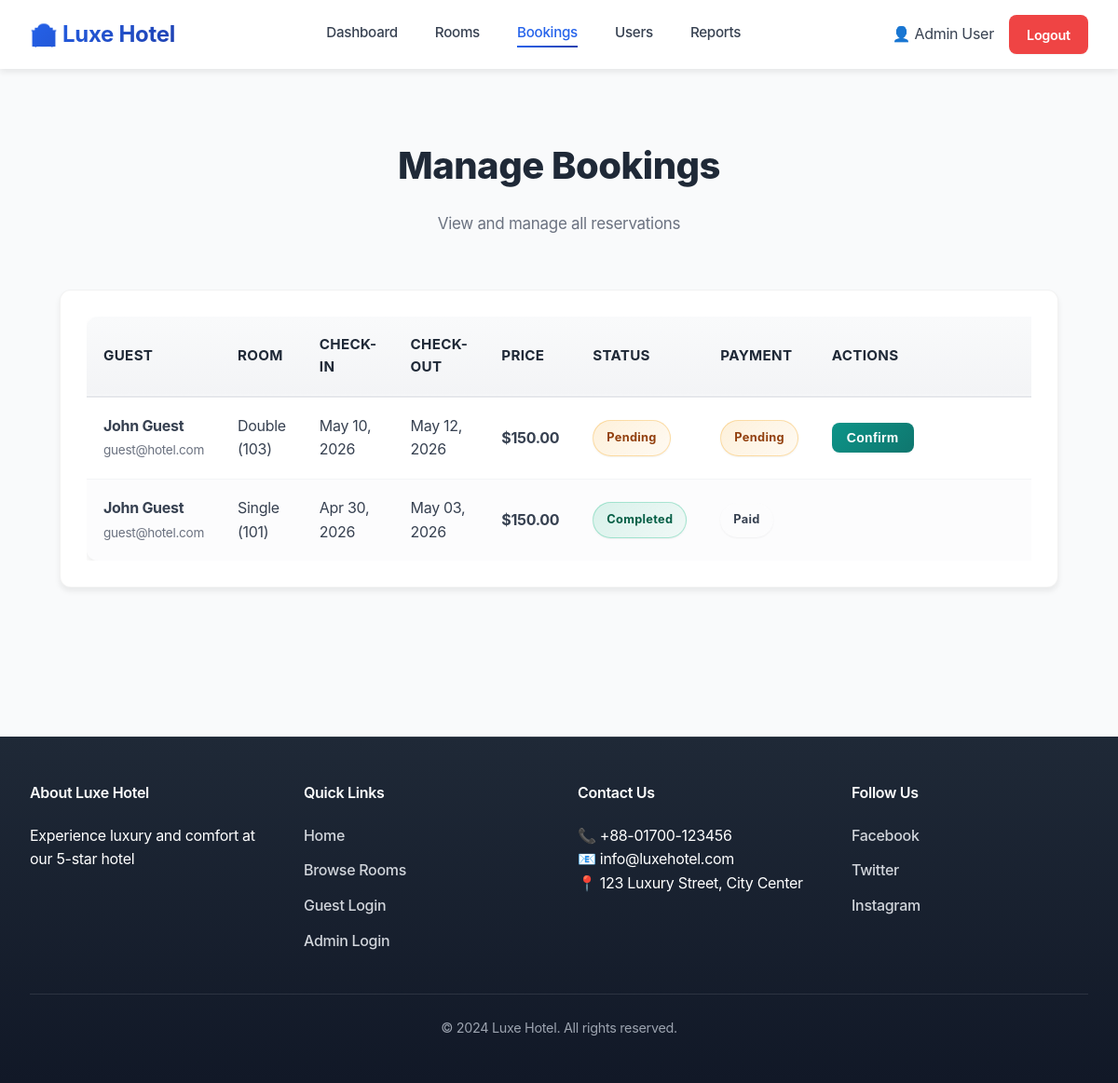
The app's page /admin/bookings.php (signed in) with its own data.
### tables this page shows
CREATE TABLE bookings (
    booking_id INT AUTO_INCREMENT PRIMARY KEY,
    user_id INT NOT NULL,
    room_id INT NOT NULL,
    check_in_date DATE NOT NULL,
    check_out_date DATE NOT NULL,
    total_price DECIMAL(10, 2) NOT NULL,
    status ENUM('pending', 'confirmed', 'checked_in', 'checked_out', 'cancelled', 'completed') NOT NULL DEFAULT 'pending',
    created_at TIMESTAMP DEFAULT CURRENT_TIMESTAMP,
    FOREIGN KEY (user_id) REFERENCES users(user_id) ON DELETE CASCADE,
    FOREIGN KEY (room_id) REFERENCES rooms(room_id) ON DELETE CASCADE,
    INDEX idx_user_id (user_id),
    INDEX idx_room_id (room_id),
    INDEX idx_dates (check_in_date, check_out_date),
    INDEX idx_status (status)
);

CREATE TABLE users (
    user_id INT AUTO_INCREMENT PRIMARY KEY,
    name VARCHAR(100) NOT NULL,
    email VARCHAR(100) UNIQUE NOT NULL,
    phone VARCHAR(20),
    password_hash VARCHAR(255) NOT NULL,
    role ENUM('guest', 'admin') NOT NULL DEFAULT 'guest',
    created_at TIMESTAMP DEFAULT CURRENT_TIMESTAMP
);

CREATE TABLE rooms (
    room_id INT AUTO_INCREMENT PRIMARY KEY,
    room_number VARCHAR(20) UNIQUE NOT NULL,
    room_type VARCHAR(50) NOT NULL,
    price DECIMAL(10, 2) NOT NULL,
    status ENUM('available', 'occupied', 'cleaning') NOT NULL DEFAULT 'available',
    capacity INT NOT NULL DEFAULT 2,
    created_at TIMESTAMP DEFAULT CURRENT_TIMESTAMP
);

CREATE TABLE payments (
    payment_id INT AUTO_INCREMENT PRIMARY KEY,
    booking_id INT NOT NULL UNIQUE,
    amount DECIMAL(10, 2) NOT NULL,
    method ENUM('cash', 'bkash', 'nagad', 'card') NOT NULL DEFAULT 'cash',
    payment_status ENUM('pending', 'paid', 'failed') NOT NULL DEFAULT 'pending',
    paid_at TIMESTAMP NULL,
    created_at TIMESTAMP DEFAULT CURRENT_TIMESTAMP,
    FOREIGN KEY (booking_id) REFERENCES bookings(booking_id) ON DELETE CASCADE,
    INDEX idx_booking_id (booking_id),
    INDEX idx_status (payment_status)
);

### config.php (called while the page is built, shortened)
<?php
function app_url(string $path = ''): string {
    $normalized = ltrim($path, '/');
    $prefix = BASE_PATH === '' ? '' : BASE_PATH;
    return $normalized === '' ? ($prefix === '' ? '/' : $prefix . '/') : $prefix . '/' . $normalized;
}
function format_date(string $date): string {
    return date('M d, Y', strtotime($date));
}
?>

### admin/bookings.php (the view, shortened to what this page needs)
<?php
require_once __DIR__ . '/../includes/require_admin.php';
$bookings = [];
try {
    $stmt = $pdo->query("
        SELECT b.*, u.name as guest_name, u.email as guest_email, r.room_number, r.room_type, p.payment_status
        FROM bookings b
        JOIN users u ON b.user_id = u.user_id
        JOIN rooms r ON b.room_id = r.room_id
        LEFT JOIN payments p ON b.booking_id = p.booking_id
        ORDER BY b.check_in_date DESC
    ");
    $bookings = $stmt->fetchAll();
} catch (Exception $e) {
    $error = 'Error loading bookings.';
}
?>
<!DOCTYPE html>
<html lang="en">
<head>
    <link rel="stylesheet" href="<?php echo app_url('assets/style.css'); ?>">
</head>
<body>
    <?php require_once __DIR__ . '/../includes/header.php'; ?>
    <section class="section">
        <div class="container">
            <h2 class="section-title">Manage Bookings</h2>
            <p class="section-subtitle">View and manage all reservations</p>
            <div class="card">
                <div style="overflow-x: auto;">
                    <table>
                        <thead>
                            <tr>
                                <th>Guest</th>
                                <th>Room</th>
                                <th>Check-in</th>
                                <th>Check-out</th>
                                <th>Price</th>
                                <th>Status</th>
                                <th>Payment</th>
                                <th>Actions</th>
                            </tr>
                        </thead>
                        <tbody>
                            <?php foreach ($bookings as $booking): ?>
                                <tr>
                                    <td>
                                        <strong><?php echo htmlspecialchars($booking['guest_name']); ?></strong><br>
                                        <span style="font-size: 0.85rem; color: var(--text-light);"><?php echo htmlspecialchars($booking['guest_email']); ?></span>
                                    </td>
                                    <td><?php echo htmlspecialchars($booking['room_type']); ?> (<?php echo htmlspecialchars($booking['room_number']); ?>)</td>
                                    <td><?php echo format_date($booking['check_in_date']); ?></td>
                                    <td><?php echo format_date($booking['check_out_date']); ?></td>
                                    <td><strong>$<?php echo number_format($booking['total_price'], 2); ?></strong></td>
                                    <td><span class="badge badge-<?php echo $booking['status']; ?>"><?php echo ucfirst(str_replace('_', ' ', $booking['status'])); ?></span></td>
                                    <td><span class="badge badge-<?php echo $booking['payment_status']; ?>"><?php echo ucfirst($booking['payment_status']); ?></span></td>
                                    <td style="min-width: 250px;">
                                        <?php if ($booking['status'] === 'pending'): ?>
                                            <form method="POST" style="display: inline;">
                                                <button type="submit" class="btn btn-success btn-sm">Confirm</button>
                                            </form>
                                        <?php endif; ?>
                                    </td>
                                </tr>
                            <?php endforeach; ?>
                        </tbody>
                    </table>
                </div>
            </div>
        </div>
    </section>
    <?php require_once __DIR__ . '/../includes/footer.php'; ?>
</body>
</html>

### assets/style.css (style rules this page uses)
* { margin: 0; padding: 0; box-sizing: border-box; }
:root { --primary: #2563eb; --primary-light: #3b82f6; --primary-dark: #1e40af; --primary-darker: #1e3a8a; --accent: #0d9488; --accent-light: #14b8a6; --accent-dark: #0f766e; --success: #10b981; --success-light: #6ee7b7; --warning: #f59e0b; --warning-light: #fbbf24; --danger: #ef4444; --danger-light: #f87171; --dark: #1f2937; --dark-light: #374151; --light: #f9fafb; --light-hover: #f3f4f6; --border: #e5e7eb; --border-light: #f3f4f6; --text: #374151; --text-light: #6b7280; --text-lighter: #9ca3af; --gradient-primary: linear-gradient(135deg, #2563eb 0%, #1e40af 100%); --gradient-accent: linear-gradient(135deg, #0d9488 0%, #0f766e 100%); --gradient-warm: linear-gradient(135deg, #f59e0b 0%, #d97706 100%); --shadow-sm: 0 1px 2px rgba(0, 0, 0, 0.05); --shadow-md: 0 4px 6px rgba(0, 0, 0, 0.07); --shadow-lg: 0 10px 15px rgba(0, 0, 0, 0.1); --shadow-xl: 0 20px 25px rgba(0, 0, 0, 0.1); --shadow-focus: 0 0 0 3px rgba(37, 99, 235, 0.1); --transition-fast: 0.15s cubic-bezier(0.4, 0, 0.2, 1); --transition-base: 0.3s cubic-bezier(0.4, 0, 0.2, 1); --transition-slow: 0.5s cubic-bezier(0.4, 0, 0.2, 1); }
html { scroll-behavior: smooth; }
body { font-family: -apple-system, BlinkMacSystemFont, 'Segoe UI', Roboto, 'Helvetica Neue', sans-serif; background-color: var(--light); color: var(--text); line-height: 1.6; letter-spacing: -0.3px; -webkit-font-smoothing: antialiased; -moz-osx-font-smoothing: grayscale; }
.container { max-width: 1200px; margin: 0 auto; padding: 0 2rem; }
.btn { display: inline-block; padding: 0.75rem 1.5rem; border: none; border-radius: 0.5rem; font-size: 0.95rem; cursor: pointer; transition: all var(--transition-base); font-weight: 600; text-align: center; position: relative; overflow: hidden; letter-spacing: 0.3px; }
.btn::before { content: ''; position: absolute; top: 50%; left: 50%; width: 0; height: 0; border-radius: 50%; background: rgba(255, 255, 255, 0.2); transform: translate(-50%, -50%); transition: width 0.6s, height 0.6s; }
.btn-success { background: var(--gradient-accent); color: white; box-shadow: var(--shadow-sm); }
.btn-sm { padding: 0.5rem 1rem; font-size: 0.875rem; }
.card { background: white; border-radius: 0.75rem; box-shadow: var(--shadow-md); padding: 1.75rem; margin-bottom: 1.5rem; transition: all var(--transition-base); border: 1px solid rgba(0, 0, 0, 0.05); }
table { width: 100%; border-collapse: collapse; background: white; border-radius: 0.75rem; overflow: hidden; box-shadow: var(--shadow-md); }
thead { background: linear-gradient(180deg, var(--light) 0%, #f3f4f6 100%); border-bottom: 2px solid var(--border); }
th, td { padding: 1.125rem; text-align: left; border-bottom: 1px solid var(--border-light); }
th { font-weight: 700; color: var(--dark); font-size: 0.95rem; letter-spacing: 0.3px; text-transform: uppercase; }
tbody tr { transition: all var(--transition-fast); }
tbody tr:nth-child(even) { background: rgba(249, 250, 251, 0.5); }
tbody tr:last-child td { border-bottom: none; }
.badge { display: inline-block; padding: 0.5rem 0.875rem; border-radius: 9999px; font-size: 0.8rem; font-weight: 700; text-transform: capitalize; letter-spacing: 0.3px; backdrop-filter: blur(4px); box-shadow: var(--shadow-sm); }
.badge-pending { background: linear-gradient(135deg, rgba(245, 158, 11, 0.15) 0%, rgba(245, 158, 11, 0.05) 100%); color: #92400e; border: 1px solid rgba(245, 158, 11, 0.3); }
.badge-checked_out, .badge-completed { background: linear-gradient(135deg, rgba(16, 185, 129, 0.15) 0%, rgba(16, 185, 129, 0.05) 100%); color: #065f46; border: 1px solid rgba(16, 185, 129, 0.3); }
.section { padding: 4.5rem 2rem; position: relative; }
.section-title { text-align: center; font-size: 2.5rem; font-weight: 800; margin-bottom: 1rem; color: var(--dark); letter-spacing: -0.5px; }
.section-subtitle { text-align: center; color: var(--text-light); margin-bottom: 3.5rem; max-width: 650px; margin-left: auto; margin-right: auto; font-size: 1.0625rem; line-height: 1.7; }

### records on screen
bookings: user.name "John Guest", user.email "guest@hotel.com", room.room_type "Double", room.room_number "103", check_in_date "May 10, 2026", check_out_date "May 12, 2026", total_price "150.00", status "Pending", payments.payment_status "Pending"
bookings: user.name "John Guest", user.email "guest@hotel.com", room.room_type "Single", room.room_number "101", check_in_date "Apr 30, 2026", check_out_date "May 03, 2026", total_price "150.00", status "Completed", payments.payment_status "Paid"

### other values on screen
SITE_NAME "Luxe Hotel"
$user_name "Admin User"
SITE_DESC "Experience luxury and comfort at our 5-star hotel"
